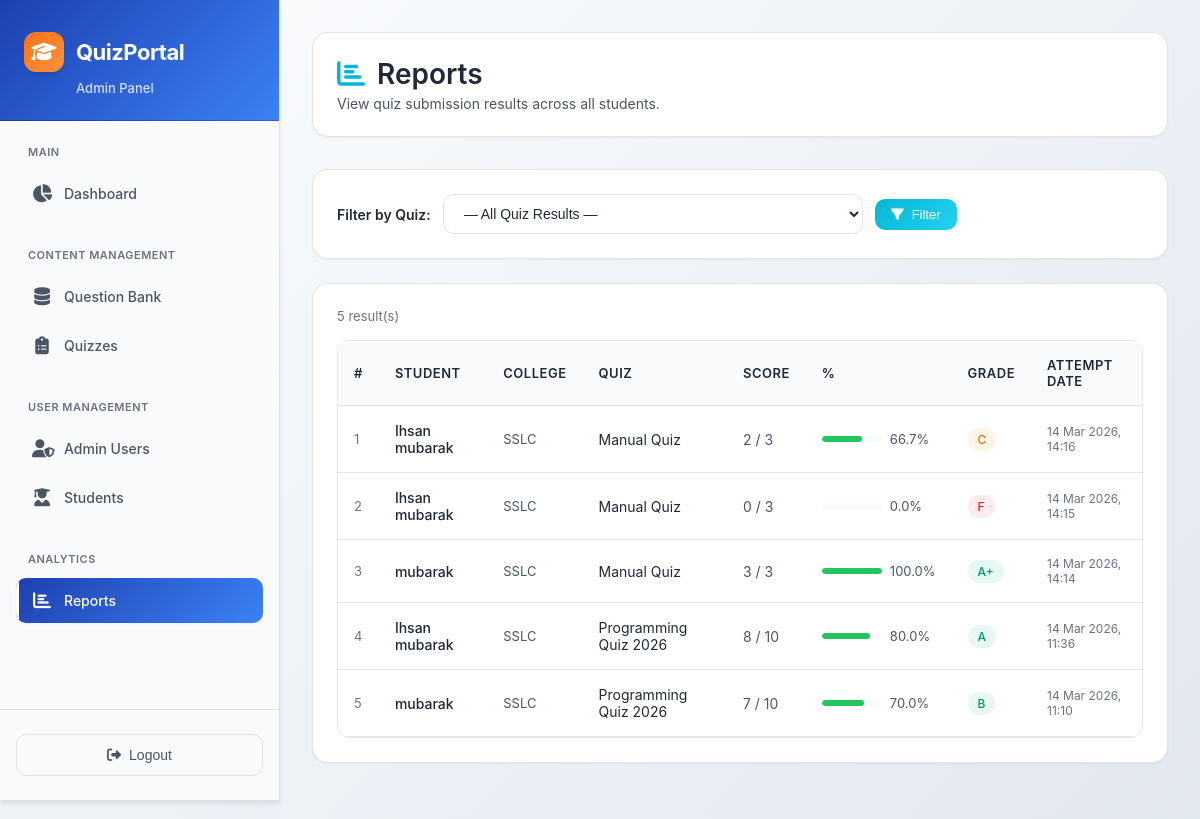
Screenshot of /admin-panel/reports/ (signed in) with the database file from the repository.
### video_app/models.py (models this page shows, shortened)
class QuizResult(models.Model):
    attempt = models.OneToOneField(QuizAttempt, on_delete=models.CASCADE, related_name='result')
    student = models.ForeignKey(settings.AUTH_USER_MODEL, on_delete=models.CASCADE, related_name='quiz_results')
    quiz = models.ForeignKey(Quiz, on_delete=models.CASCADE, related_name='results')
    score = models.PositiveIntegerField(default=0)
    total_questions = models.PositiveIntegerField(default=0)
    percentage = models.FloatField(default=0.0)
    completed_at = models.DateTimeField(auto_now_add=True)
    class Meta:
        indexes = [
            models.Index(fields=['student', 'completed_at']),
            models.Index(fields=['quiz', 'completed_at']),
        ]
    @property
    def grade(self):
        if self.percentage >= 90: return 'A+'
        elif self.percentage >= 80: return 'A'
        elif self.percentage >= 70: return 'B'
        elif self.percentage >= 60: return 'C'
        else: return 'F'

class Quiz(models.Model):
    title = models.CharField(max_length=255)
    description = models.TextField(blank=True)
    time_limit_minutes = models.PositiveIntegerField(default=30, help_text="Time limit in minutes")
    shuffle_questions = models.BooleanField(default=False)
    max_attempts = models.PositiveIntegerField(default=0, help_text="Maximum attempts per student (0 for unlimited)")
    is_active = models.BooleanField(default=True)
    start_time = models.DateTimeField(null=True, blank=True, help_text="Leave blank for no schedule")
    end_time = models.DateTimeField(null=True, blank=True, help_text="Leave blank for no schedule")
    certificate_min_percentage = models.FloatField(default=60.0, help_text="Minimum % score required to download certificate")
    created_at = models.DateTimeField(auto_now_add=True)
    questions = models.ManyToManyField(Question, through='QuizQuestion', blank=True)
    class Meta:
        indexes = [
            models.Index(fields=['is_active']),
            models.Index(fields=['start_time']),
            models.Index(fields=['end_time']),
        ]

class QuizAttempt(models.Model):
    student = models.ForeignKey(settings.AUTH_USER_MODEL, on_delete=models.CASCADE, related_name='quiz_attempts')
    quiz = models.ForeignKey(Quiz, on_delete=models.CASCADE, related_name='attempts')
    started_at = models.DateTimeField(auto_now_add=True)
    submitted_at = models.DateTimeField(null=True, blank=True)
    is_submitted = models.BooleanField(default=False)
    question_order = models.JSONField(default=list)
    class Meta:
        indexes = [
            models.Index(fields=['student', 'is_submitted']),
            models.Index(fields=['quiz', 'is_submitted']),
            models.Index(fields=['started_at']),
        ]

### users/models.py (models this page shows, shortened)
class StudentProfile(models.Model):
    user = models.OneToOneField(CustomUser, on_delete=models.CASCADE, related_name='student_profile')
    student_name = models.CharField(max_length=200)
    college_name = models.CharField(max_length=300)
    qualification = models.CharField(max_length=50, choices=[
        ('SSLC', 'SSLC'),
        ('Plus Two', 'Plus Two'),
        ('Degree', 'Degree'),
        ('Others', 'Others')
    ])
    qualification_other = models.CharField(max_length=200, blank=True, null=True)
    district = models.CharField(max_length=100, choices=[
        ('Thiruvananthapuram', 'Thiruvananthapuram'),
        ('Kollam', 'Kollam'),
        ('Pathanamthitta', 'Pathanamthitta'),
        ('Alappuzha', 'Alappuzha'),
        ('Kottayam', 'Kottayam'),
        ('Idukki', 'Idukki'),
        ('Ernakulam', 'Ernakulam'),
        ('Thrissur', 'Thrissur'),
        ('Palakkad', 'Palakkad'),
        ('Malappuram', 'Malappuram'),
        ('Kozhikode', 'Kozhikode'),
        ('Wayanad', 'Wayanad'),
        ('Kannur', 'Kannur'),
        ('Kasaragod', 'Kasaragod'),
        ('Others', 'Others')
    ])
    district_other = models.CharField(max_length=200, blank=True, null=True)
    mobile_number = models.CharField(max_length=15)
    class Meta:
        indexes = [
            models.Index(fields=['qualification']),
            models.Index(fields=['district']),
            models.Index(fields=['student_name']),
        ]

class CustomUser(AbstractBaseUser, PermissionsMixin):
    email = models.EmailField(unique=True)
    first_name = models.CharField(max_length=150)
    last_name = models.CharField(max_length=150, blank=True)
    is_active = models.BooleanField(default=True)
    is_staff = models.BooleanField(default=False)
    date_joined = models.DateTimeField(default=timezone.now)
    objects = CustomUserManager()
    USERNAME_FIELD = 'email'
    REQUIRED_FIELDS = ['first_name']

### video_app/views.py (the view, shortened to what this page needs)
# urls.py: path('admin-panel/reports/', views.admin_reports, name='admin_reports'),
@staff_required
def admin_reports(request):
    selected_quiz_attempt = request.GET.get('quiz_attempt', '')
    selected_quiz_id = request.GET.get('quiz_id', '')
    selected_quiz = None
    results = (
        QuizResult.objects
        .select_related('student', 'student__student_profile', 'quiz', 'attempt')
        .order_by('-attempt__started_at', '-completed_at')
    )
    if selected_quiz_id:
        try:
            results = results.filter(quiz_id=int(selected_quiz_id))
            selected_quiz = Quiz.objects.get(id=int(selected_quiz_id))
        except (ValueError, Quiz.DoesNotExist):
            selected_quiz_id = ''
    raw_report_filters = (
        QuizResult.objects
        .values('quiz_id', 'quiz__title')
        .distinct()
        .order_by('quiz__title')
    )
    report_filters = [
        {
            'quiz_id': item['quiz_id'],
            'quiz_title': item['quiz__title'],
        }
        for item in raw_report_filters
    ]
    return render(request, 'admin_panel/reports.html', {
        'results': results,
        'report_filters': report_filters,
        'selected_quiz_attempt': selected_quiz_attempt,
        'selected_quiz_id': selected_quiz_id,
        'selected_quiz': selected_quiz,
    })

### video_app/views.py (called while the page is built)
def staff_required(view_func):
    decorated = user_passes_test(
        lambda u: u.is_active and u.is_staff,
        login_url='/admin-login/'
    )(view_func)
    return decorated

### video_app/templates/admin_panel/reports.html (shortened to what this page needs)
{% extends "admin_panel/base_admin.html" %}
{% block admin_content %}
<link rel="stylesheet" href="https://cdnjs.cloudflare.com/ajax/libs/font-awesome/6.4.0/css/all.min.css">
<div class="page-header">
    <div class="page-title">
        <i class="fas fa-chart-bar" style="color: #06B6D4;"></i>
        Reports
    </div>
    <div class="page-subtitle">View quiz submission results across all students.</div>
</div>
<div class="card">
    <form method="get" class="filter-form">
        <label class="filter-label">Filter by Quiz:</label>
        <select name="quiz_id" class="form-select">
            <option value="">— All Quiz Results —</option>
        </select>
        <button type="submit" class="btn btn-primary btn-sm">
            <i class="fas fa-filter"></i>
            Filter
        </button>
    </form>
</div>
<div class="card">
    <div class="results-count">{{ results|length }} result(s)</div>
    {% if results %}
    <div class="table-container">
        <table class="data-table">
            <thead>
                <tr>
                    <th>#</th>
                    <th>Student</th>
                    <th>College</th>
                    <th>Quiz</th>
                    <th>Score</th>
                    <th>%</th>
                    <th>Grade</th>
                    <th>Attempt Date</th>
                </tr>
            </thead>
            <tbody>
                {% for r in results %}
                <tr>
                    <td style="font-size:13px;color:var(--text-muted);">{{ forloop.counter }}</td>
                    <td style="font-weight:500;color:var(--text-primary);">{{ r.student.student_profile.student_name|default:r.student.email }}</td>
                    <td style="font-size:13px;color:var(--text-secondary);">
                        {% if r.student.student_profile.qualification == 'Others' %}
                            {{ r.student.student_profile.qualification_other|default:"—" }}
                        {% else %}
                            {{ r.student.student_profile.qualification }}
                        {% endif %}
                    </td>
                    <td style="color:var(--text-primary);">{{ r.quiz.title }}</td>
                    <td style="color:var(--text-secondary);">{{ r.score }} / {{ r.total_questions }}</td>
                    <td>
                        <div class="progress-bar">
                            <div class="progress-track">
                                <div class="progress-fill {% if r.percentage >= 60 %}success{% else %}danger{% endif %}"
                                     style="width:{{ r.percentage }}%;max-width:100%;"></div>
                            </div>
                            <span class="progress-text">{{ r.percentage|floatformat:1 }}%</span>
                        </div>
                    </td>
                    <td>
                        {% with grade=r.grade %}
                        <span class="badge {% if grade == 'F' %}badge-danger{% elif grade == 'C' %}badge-warning{% else %}badge-success{% endif %}">
                            {{ grade }}
                        </span>
                        {% endwith %}
                    </td>
                    <td style="font-size:12px;color:var(--text-muted);">{{ r.attempt.started_at|date:"d M Y, H:i" }}</td>
                </tr>
                {% endfor %}
            </tbody>
        </table>
    </div>
    {% endif %}
</div>
{% endblock %}

### video_app/templates/base.html (style rules this page uses)
:root { --primary: #4f46e5; --primary-dark: #3730a3; --primary-light: #818cf8; --accent: #06b6d4; --danger: #ef4444; --success: #22c55e; --warning: #f59e0b; --bg: #f1f5f9; --surface: #ffffff; --text: #1e293b; --muted: #64748b; --border: #e2e8f0; --radius: 12px; --shadow: 0 4px 24px rgba(0, 0, 0, .08); }
* { box-sizing: border-box; margin: 0; padding: 0; }
body { font-family: 'Segoe UI', system-ui, sans-serif; background: var(--bg); color: var(--text); min-height: 100vh; }
.btn { display: inline-flex; align-items: center; gap: 6px; padding: 10px 20px; border-radius: 8px; border: none; cursor: pointer; font-size: 14px; font-weight: 600; transition: .2s; }
.btn-primary { background: var(--primary); color: #fff; }
.btn-sm { padding: 6px 14px; font-size: 13px; }
.card { background: var(--surface); border-radius: var(--radius); box-shadow: var(--shadow); padding: 24px; border: 1px solid var(--border); }
.badge { display: inline-block; padding: 3px 10px; border-radius: 20px; font-size: 12px; font-weight: 600; }
.badge-success { background: #dcfce7; color: #166534; }
.badge-danger { background: #fee2e2; color: #991b1b; }
.badge-warning { background: #fef9c3; color: #92400e; }
input, select, textarea { width: 100%; padding: 10px 14px; border: 1.5px solid var(--border); border-radius: 8px; font-size: 14px; background: #fff; color: var(--text); transition: .2s; outline: none; }
label { font-size: 13px; font-weight: 600; color: var(--muted); display: block; margin-bottom: 6px; }
table { width: 100%; border-collapse: collapse; }
th, td { padding: 12px 16px; text-align: left; border-bottom: 1px solid var(--border); }
th { font-size: 12px; font-weight: 700; text-transform: uppercase; letter-spacing: .05em; color: var(--muted); background: #f8fafc; }
.page-header { margin-bottom: 28px; }

### video_app/templates/admin_panel/base_admin.html (style rules this page uses)
:root { --primary-dark: #1E40AF; --primary-medium: #3B82F6; --primary-light: #60A5FA; --accent-blue: #3B82F6; --accent-purple: #8B5CF6; --accent-emerald: #10B981; --accent-amber: #F59E0B; --accent-rose: #F43F5E; --text-primary: #1F2937; --text-secondary: #4B5563; --text-muted: #6B7280; --border-light: rgba(0, 0, 0, 0.1); --bg-card: #FFFFFF; --bg-hover: #F9FAFB; --bg-sidebar: #F8FAFC; --shadow-sm: 0 1px 2px 0 rgba(0, 0, 0, 0.05); --shadow-md: 0 4px 6px -1px rgba(0, 0, 0, 0.1); --shadow-lg: 0 10px 15px -3px rgba(0, 0, 0, 0.1); --shadow-xl: 0 20px 25px -5px rgba(0, 0, 0, 0.1); --brand-orange: #F97316; --brand-blue: #1E40AF; --brand-light-orange: #FB923C; }
* { box-sizing: border-box; }
body { background: linear-gradient(135deg, #F8FAFC 0%, #E2E8F0 100%); font-family: -apple-system, BlinkMacSystemFont, 'Segoe UI', Roboto, 'Helvetica Neue', Arial, sans-serif; }

### rows the page displays
QuizResult: student.student_profile.student_name "Ihsan mubarak", student.student_profile.qualification "SSLC", quiz "Manual Quiz", score "2", total_questions "3", percentage "66.7", grade "C", attempt.started_at "14 Mar 2026, 14:16"
QuizResult: student.student_profile.student_name "Ihsan mubarak", student.student_profile.qualification "SSLC", quiz "Manual Quiz", score "0", total_questions "3", percentage "0.0", grade "F", attempt.started_at "14 Mar 2026, 14:15"
QuizResult: student.student_profile.student_name "mubarak", student.student_profile.qualification "SSLC", quiz "Manual Quiz", score "3", total_questions "3", percentage "100.0", grade "A+", attempt.started_at "14 Mar 2026, 14:14"
QuizResult: student.student_profile.student_name "Ihsan mubarak", student.student_profile.qualification "SSLC", quiz "Programming Quiz 2026", score "8", total_questions "10", percentage "80.0", grade "A", attempt.started_at "14 Mar 2026, 11:36"
QuizResult: student.student_profile.student_name "mubarak", student.student_profile.qualification "SSLC", quiz "Programming Quiz 2026", score "7", total_questions "10", percentage "70.0", grade "B", attempt.started_at "14 Mar 2026, 11:10"

### other values shown
{{ results|length }} "5"
